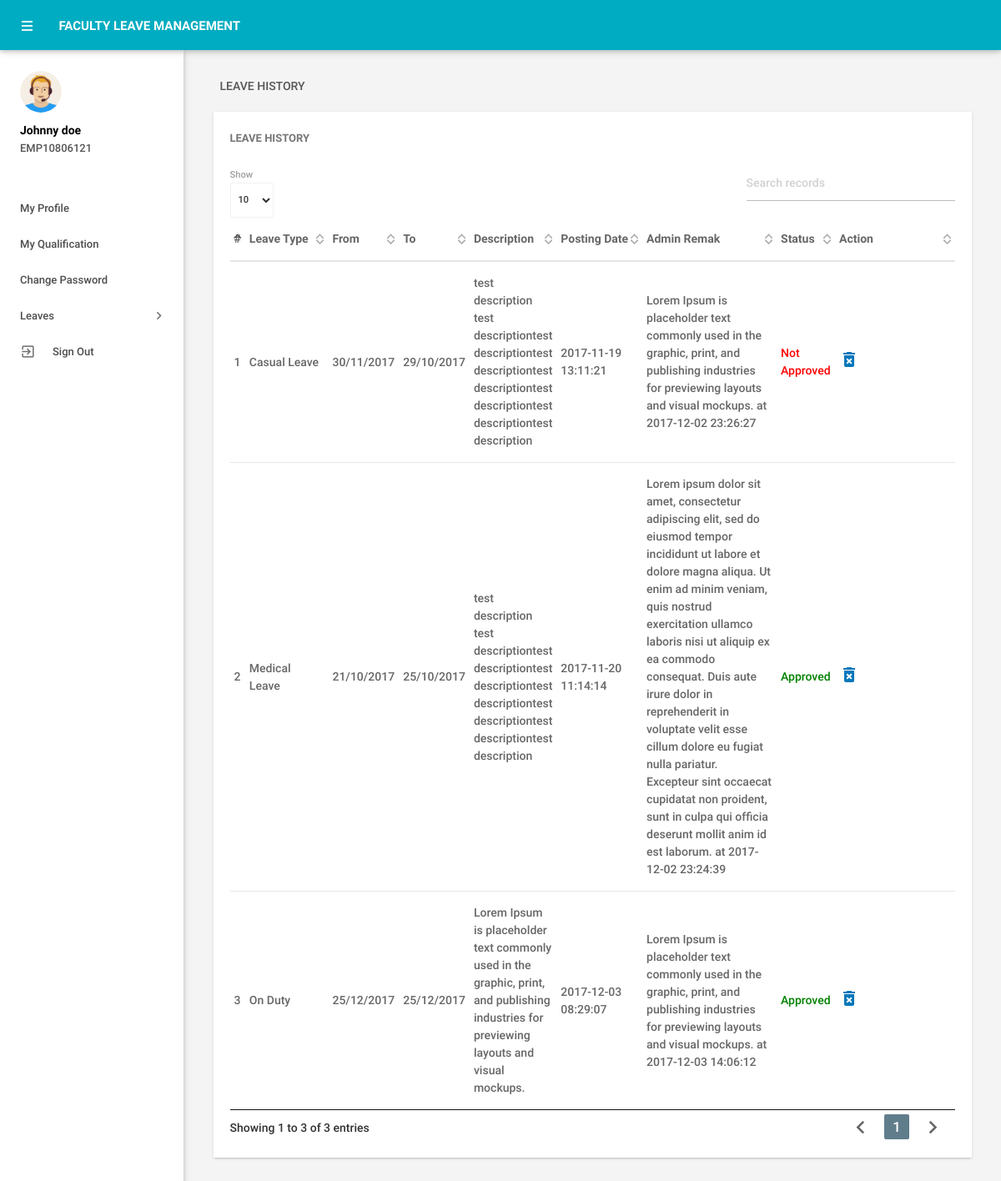
/leavehistory.php (signed in), run on the app's committed database.
### tables this page shows
CREATE TABLE IF NOT EXISTS `tblemployees` (
  `id` int(11) NOT NULL,
  `EmpId` varchar(100) NOT NULL,
  `FirstName` varchar(150) NOT NULL,
  `LastName` varchar(150) NOT NULL,
  `EmailId` varchar(200) NOT NULL,
  `Password` varchar(180) NOT NULL,
  `Gender` varchar(100) NOT NULL,
  `Dob` varchar(100) NOT NULL,
  `Department` varchar(255) NOT NULL,
  `Address` varchar(255) NOT NULL,
  `City` varchar(200) NOT NULL,
  `Country` varchar(150) NOT NULL,
  `Phonenumber` char(11) NOT NULL,
  `Status` int(1) NOT NULL,
  `RegDate` timestamp NOT NULL DEFAULT CURRENT_TIMESTAMP
);

CREATE TABLE IF NOT EXISTS `tblleaves` (
  `id` int(11) NOT NULL,
  `LeaveType` varchar(110) NOT NULL,
  `ToDate` varchar(120) NOT NULL,
  `FromDate` varchar(120) NOT NULL,
  `Description` mediumtext NOT NULL,
  `PostingDate` timestamp NOT NULL DEFAULT CURRENT_TIMESTAMP,
  `AdminRemark` mediumtext,
  `AdminRemarkDate` varchar(120) DEFAULT NULL,
  `Status` int(1) NOT NULL,
  `IsRead` int(1) NOT NULL,
  `empid` int(11) DEFAULT NULL
);

### leavehistory.php (the view, shortened to what this page needs)
<?php
include('includes/config.php');
if(strlen($_SESSION['emplogin'])==0)
    {
header('location:index.php');
}
else{
 ?>
<!DOCTYPE html>
<html lang="en">
    <head>
        <link type="text/css" rel="stylesheet" href="assets/plugins/materialize/css/materialize.min.css"/>
        <link href="assets/plugins/material-preloader/css/materialPreloader.min.css" rel="stylesheet">
        <link href="assets/plugins/datatables/css/jquery.dataTables.min.css" rel="stylesheet">
        <link href="assets/css/alpha.min.css" rel="stylesheet" type="text/css"/>
        <link href="assets/css/custom.css" rel="stylesheet" type="text/css"/>
    </head>
    <body>
       <?php include('includes/header.php');?>
       <?php include('includes/sidebar.php');?>
            <main class="mn-inner">
                <div class="row">
                    <div class="col s12">
                        <div class="page-title">Leave History</div>
                    </div>
                    <div class="col s12 m12 l12">
                        <div class="card">
                            <div class="card-content">
                                <span class="card-title">Leave History</span>
                                <table id="example" class="display responsive-table ">
                                    <thead>
                                        <tr>
                                            <th>#</th>
                                            <th width="120">Leave Type</th>
                                            <th>From</th>
                                            <th>To</th>
                                             <th>Description</th>
                                             <th width="120">Posting Date</th>
                                            <th width="200">Admin Remak</th>
                                            <th>Status</th>
                                            <th>Action</th>
                                        </tr>
                                    </thead>
                                    <tbody>
<?php
$eid=$_SESSION['eid'];
$sql = "SELECT * from tblleaves where empid=:eid";
$query = $dbh -> prepare($sql);
$query->bindParam(':eid',$eid,PDO::PARAM_STR);
$query->execute();
$results=$query->fetchAll(PDO::FETCH_OBJ);
$cnt=1;
if($query->rowCount() > 0)
{
foreach($results as $result)
{               ?>
                                        <tr>
                                            <td> <?php echo htmlentities($cnt);?></td>
                                            <td><?php echo htmlentities($result->LeaveType);?></td>
                                            <td><?php echo htmlentities($result->ToDate);?></td>
                                            <td><?php echo htmlentities($result->FromDate);?></td>
                                           <td><?php echo htmlentities($result->Description);?></td>
                                            <td><?php echo htmlentities($result->PostingDate);?></td>
                                            <td><?php if($result->AdminRemark=="")
                                            {
echo htmlentities('waiting for approval');
                                            } else
{
 echo htmlentities(($result->AdminRemark)." "."at"." ".$result->AdminRemarkDate);
}
                                            ?></td>
                                                                                 <td><?php $stats=$result->Status;
if($stats==1){
                                             ?>
                                                 <span style="color: green">Approved</span>
                                                 <?php } if($stats==2)  { ?>
                                                <span style="color: red">Not Approved</span>
                                                 <?php } if($stats==0)  { ?>
 <span style="color: blue">waiting for approval</span>
 <?php } ?>
                                             </td>
                                             <td><a href="leavehistory.php?del=<?php echo htmlentities($result->id);?>" onclick="return confirm('Do you want to delete');"> <i class="material-icons">delete_forever</i></a></td>
                                        </tr>
                                         <?php $cnt++;} }?>
                                    </tbody>
                                </table>
                            </div>
                        </div>
                    </div>
                </div>
            </main>
        </div>
        <div class="left-sidebar-hover"></div>
    </body>
</html>
<?php }
?>

### includes/header.php (shortened to what this page needs)
<div class="mn-content fixed-sidebar">
    <header class="mn-header navbar-fixed">
        <nav class="cyan darken-1">
            <div class="nav-wrapper row">
                <section class="material-design-hamburger navigation-toggle">
                    <a href="#" data-activates="slide-out" class="button-collapse show-on-large material-design-hamburger__icon">
                        <span class="material-design-hamburger__layer"></span>
                    </a>
                </section>
                <div class="header-title col s3">
                    <span class="chapter-title">FACULTY LEAVE MANAGEMENT SYSTEM</span>
                </div>
            </div>
        </nav>
    </header>

### includes/sidebar.php (shortened to what this page needs)
     <aside id="slide-out" class="side-nav white fixed">
                <div class="side-nav-wrapper">
                    <div class="sidebar-profile">
                        <div class="sidebar-profile-image">
                            <img src="../assets/images/profile-image.png" class="circle" alt="">
                        </div>
                        <div class="sidebar-profile-info">
                    <?php
$eid=$_SESSION['eid'];
$sql = "SELECT FirstName,LastName,EmpId from  tblemployees where id=:eid";
$query = $dbh -> prepare($sql);
$query->bindParam(':eid',$eid,PDO::PARAM_STR);
$query->execute();
$results=$query->fetchAll(PDO::FETCH_OBJ);
if($query->rowCount() > 0)
{
foreach($results as $result)
{               ?>
                                <p><?php echo htmlentities($result->FirstName." ".$result->LastName);?></p>
                                <span><?php echo htmlentities($result->EmpId)?></span>
                         <?php }} ?>
                        </div>
                    </div>
                <ul class="sidebar-menu collapsible collapsible-accordion" data-collapsible="accordion">
  <li class="no-padding"><a class="waves-effect waves-grey" href="myprofile.php"><i class="material-icons"></i>My Profile</a></li>
  <li class="no-padding"><a class="waves-effect waves-grey" href="experience.php"><i class="material-icons"></i>My Qualification</a></li>
  <li class="no-padding"><a class="waves-effect waves-grey" href="emp-changepassword.php"><i class="material-icons"></i>Change Password</a></li>
  <li class="no-padding">
                        <a class="collapsible-header waves-effect waves-grey"><i class="material-icons"></i>Leaves<i class="nav-drop-icon material-icons">keyboard_arrow_right</i></a>
                    </li>
                  <li class="no-padding">
                                <a class="waves-effect waves-grey" href="logout.php"><i class="material-icons">exit_to_app</i>Sign Out</a>
                            </li>
                </ul>
                </div>
            </aside>

### data on the page
tblemployees: FirstName+LastName "Johnny doe", EmpId "EMP10806121"
tblleaves: LeaveType "Casual Leave", ToDate "30/11/2017", FromDate "29/10/2017", Description "test description test descriptiontest descriptiontest descriptiontest descriptiontest descriptiontest descriptiontest description", PostingDate "2017-11-19 13:11:21", AdminRemark+AdminRemarkDate "Lorem Ipsum is placeholder text commonly used in the graphic, print, and publishing industries for previewing layouts and visual mockups. at 2017-12-02 23:26:27", Status "Not Approved"
tblleaves: LeaveType "Medical Leave", ToDate "21/10/2017", FromDate "25/10/2017", Description "test description test descriptiontest descriptiontest descriptiontest descriptiontest descriptiontest descriptiontest description", PostingDate "2017-11-20 11:14:14", AdminRemark+AdminRemarkDate "Lorem ipsum dolor sit amet, consectetur adipiscing elit, sed do eiusmod tempor incididunt ut labore et dolore magna aliqua. Ut enim ad minim veniam, quis nostrud exercitation ullamco laboris nisi ut aliquip ex ea commodo consequat. Duis aute irure dolor in reprehenderit in voluptate velit esse cillum dolore eu fugiat nulla pariatur. Excepteur sint occaecat cupidatat non proident, sunt in culpa qui officia deserunt mollit anim id est laborum. at 2017-12-02 23:24:39", Status "Approved"
tblleaves: LeaveType "On Duty", ToDate "25/12/2017", FromDate "25/12/2017", Description "Lorem Ipsum is placeholder text commonly used in the graphic, print, and publishing industries for previewing layouts and visual mockups.", PostingDate "2017-12-03 08:29:07", AdminRemark+AdminRemarkDate "Lorem Ipsum is placeholder text commonly used in the graphic, print, and publishing industries for previewing layouts and visual mockups. at 2017-12-03 14:06:12", Status "Approved"
